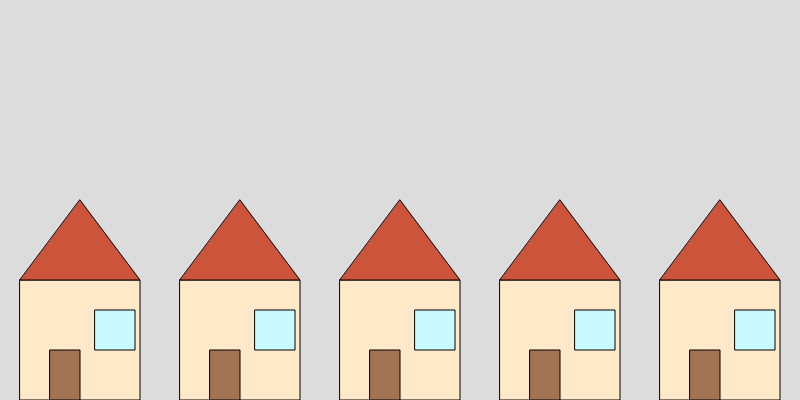
Frame 1 (no input)
Frame 60 (no input): identical to frame 1, image omitted
Frame 120 (the mouse pressed at the canvas centre since frame 60): identical to frame 1, image omitted

The p5.js sketch that drew this single still picture (run headless with seeded random() and noise() and a simulated clock; from frame 60 on, the mouse is pressed at the canvas centre):

// p5.js sketch
// ── sketch.js
function setup() {
  createCanvas(800, 400);
}

function draw() {
  background(220);

  TekenHuis(20, 280);
  TekenHuis(180, 280);
  TekenHuis(340, 280);
  TekenHuis(500, 280);
  TekenHuis(660, 280);


}

function TekenHuis(x, y) {
  fill(255, 233, 201);
  rect(x, y, 120, 120);
fill(204, 84, 59);
  triangle(x, y, x + 120, y, x + 60, y - 80);
fill(199, 249, 255);
  rect(x + 75, y + 30, 40, 40);
fill(163, 115, 83);
  rect(x + 30, y + 70, 30, 50);
}
